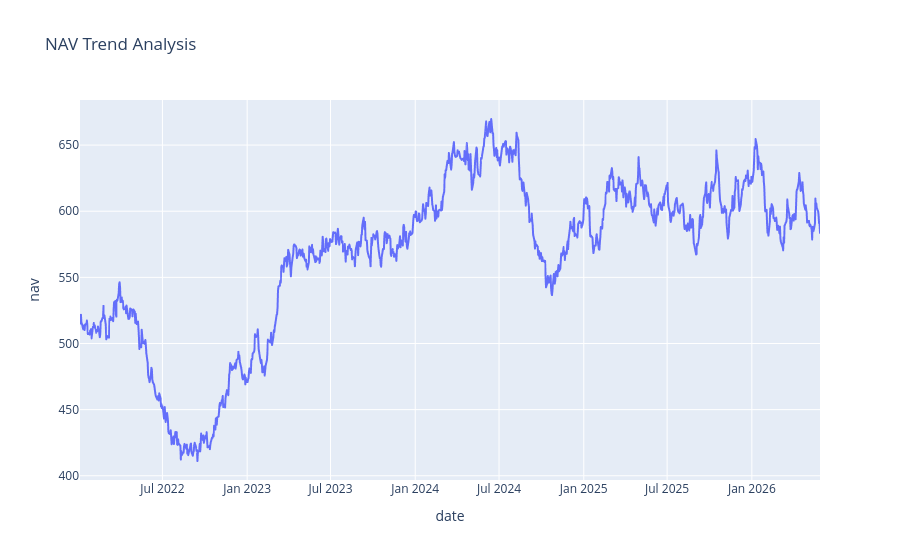

The notebook cell this image was saved under:
### Code cell
import pandas as pd
import numpy as np

import matplotlib.pyplot as plt
import seaborn as sns
import plotly.express as px

# Show plots inside notebook
%matplotlib inline

# Set chart size
plt.rcParams['figure.figsize'] = (12,6)

print("Libraries Imported Successfully")


# ============================================
# LOAD CLEANED DATASETS
# ============================================

fund_master = pd.read_csv(
    "../data/processed/clean_fund_master.csv"
)

nav_history = pd.read_csv(
    "../data/processed/clean_nav_history.csv"
)

scheme_performance = pd.read_csv(
    "../data/processed/clean_scheme_performance.csv"
)

investor_transactions = pd.read_csv(
    "../data/processed/clean_investor_transactions.csv"
)

print("Datasets Loaded Successfully")


# ============================================
# BASIC DATASET OVERVIEW
# ============================================

print("\nFund Master")
print(fund_master.head())

print("\nNAV History")
print(nav_history.head())

print("\nScheme Performance")
print(scheme_performance.head())

print("\nInvestor Transactions")
print(investor_transactions.head())


# ============================================
# DATASET INFORMATION
# ============================================

print("\nFund Master Info")
print(fund_master.info())

print("\nNAV History Info")
print(nav_history.info())

print("\nScheme Performance Info")
print(scheme_performance.info())

print("\nInvestor Transactions Info")
print(investor_transactions.info())


# ============================================
# CONVERT DATE COLUMNS
# ============================================

if 'date' in nav_history.columns:

    nav_history['date'] = pd.to_datetime(
        nav_history['date'],
        errors='coerce'
    )

if 'transaction_date' in investor_transactions.columns:

    investor_transactions['transaction_date'] = pd.to_datetime(
        investor_transactions['transaction_date'],
        errors='coerce'
    )

print("Date Conversion Completed")


# ============================================
# NAV TREND ANALYSIS
# ============================================

print("\nGenerating NAV Trend Analysis...")

if 'amfi_code' in nav_history.columns:

    sample_fund = nav_history[
        nav_history['amfi_code']
        ==
        nav_history['amfi_code'].iloc[0]
    ]

    fig = px.line(
        sample_fund,
        x='date',
        y='nav',
        title='NAV Trend Analysis'
    )

    fig.show()


# ============================================
# AUM ANALYSIS
# ============================================

print("\nGenerating AUM Analysis...")

required_columns = ['fund_house', 'aum']

if all(col in fund_master.columns for col in required_columns):

    aum_data = fund_master.groupby(
        'fund_house'
    )['aum'].sum().reset_index()

    aum_data = aum_data.sort_values(
        by='aum',
        ascending=False
    ).head(10)

    plt.figure(figsize=(12,6))

    sns.barplot(
        data=aum_data,
        x='fund_house',
        y='aum'
    )

    plt.xticks(rotation=45)

    plt.title("Top Fund Houses by AUM")

    plt.tight_layout()

    plt.savefig("../reports/aum_analysis.png")

    plt.show()


# ============================================
# SIP INFLOW ANALYSIS
# ============================================

print("\nGenerating SIP Analysis...")

required_columns = [
    'transaction_type',
    'transaction_date',
    'amount'
]

if all(col in investor_transactions.columns for col in required_columns):

    sip_data = investor_transactions[
        investor_transactions['transaction_type']
        ==
        'SIP'
    ]

    monthly_sip = sip_data.groupby(
        sip_data['transaction_date'].dt.to_period('M')
    )['amount'].sum().reset_index()

    monthly_sip['transaction_date'] = monthly_sip[
        'transaction_date'
    ].astype(str)

    fig = px.line(
        monthly_sip,
        x='transaction_date',
        y='amount',
        title='Monthly SIP Inflow'
    )

    fig.show()


# ============================================
# CATEGORY HEATMAP
# ============================================

print("\nGenerating Category Heatmap...")

required_columns = ['scheme_category', 'risk_grade', 'aum']

if all(col in fund_master.columns for col in required_columns):

    heatmap_data = pd.pivot_table(
        fund_master,
        values='aum',
        index='scheme_category',
        columns='risk_grade',
        aggfunc='mean'
    )

    plt.figure(figsize=(12,6))

    sns.heatmap(
        heatmap_data,
        annot=True,
        cmap='YlGnBu'
    )

    plt.title("Category vs Risk Grade Heatmap")

    plt.tight_layout()

    plt.savefig("../reports/category_heatmap.png")

    plt.show()


# ============================================
# INVESTOR AGE DISTRIBUTION
# ============================================

print("\nGenerating Age Distribution...")

if 'age_group' in investor_transactions.columns:

    age_counts = investor_transactions[
        'age_group'
    ].value_counts()

    plt.figure(figsize=(8,8))

    plt.pie(
        age_counts,
        labels=age_counts.index,
        autopct='%1.1f%%'
    )

    plt.title("Investor Age Distribution")

    plt.tight_layout()

    plt.savefig("../reports/age_distribution.png")

    plt.show()


# ============================================
# GEOGRAPHIC DISTRIBUTION
# ============================================

print("\nGenerating Geographic Distribution...")

required_columns = ['state', 'amount']

if all(col in investor_transactions.columns for col in required_columns):

    state_data = investor_transactions.groupby(
        'state'
    )['amount'].sum().sort_values()

    plt.figure(figsize=(10,8))

    state_data.plot(kind='barh')

    plt.title("SIP Amount by State")

    plt.xlabel("Amount")

    plt.tight_layout()

    plt.savefig("../reports/state_distribution.png")

    plt.show()


# ============================================
# PERFORMANCE CORRELATION MATRIX
# ============================================

print("\nGenerating Correlation Matrix...")

correlation_columns = [
    'returns_1yr',
    'returns_3yr',
    'returns_5yr',
    'expense_ratio',
    'sharpe_ratio'
]

available_columns = [
    col for col in correlation_columns
    if col in scheme_performance.columns
]

if len(available_columns) > 1:

    correlation_data = scheme_performance[
        available_columns
    ]

    corr = correlation_data.corr()

    plt.figure(figsize=(10,6))

    sns.heatmap(
        corr,
        annot=True,
        cmap='coolwarm'
    )

    plt.title("Performance Correlation Matrix")

    plt.tight_layout()

    plt.savefig("../reports/correlation_matrix.png")

    plt.show()


# ============================================
# SECTOR ALLOCATION DONUT CHART
# ============================================

print("\nGenerating Sector Allocation Chart...")

required_columns = ['scheme_category', 'aum']

if all(col in fund_master.columns for col in required_columns):

    sector_data = fund_master.groupby(
        'scheme_category'
    )['aum'].sum()

    plt.figure(figsize=(8,8))

    plt.pie(
        sector_data,
        labels=sector_data.index,
        autopct='%1.1f%%'
    )

    centre_circle = plt.Circle(
        (0,0),
        0.70,
        fc='white'
    )

    fig = plt.gcf()

    fig.gca().add_artist(centre_circle)

    plt.title("Sector Allocation")

    plt.tight_layout()

    plt.savefig("../reports/sector_allocation.png")

    plt.show()


# ============================================
# SUMMARY STATISTICS
# ============================================

print("\nSummary Statistics")

print("\nFund Master Statistics")
print(fund_master.describe(include='all'))

print("\nNAV History Statistics")
print(nav_history.describe(include='all'))

print("\nScheme Performance Statistics")
print(scheme_performance.describe(include='all'))

print("\nInvestor Transactions Statistics")
print(investor_transactions.describe(include='all'))


# ============================================
# EDA INSIGHTS
# ============================================

print("\nEDA Key Insights")

insights = [
    "1. Top fund houses dominate overall AUM.",
    "2. SIP inflows show monthly investment trends.",
    "3. High-risk funds show higher volatility.",
    "4. Expense ratio impacts fund performance.",
    "5. Equity categories dominate sector allocation.",
    "6. Investor demographics vary by age group.",
    "7. Geographic investment trends vary by state.",
    "8. NAV trends show long-term market growth.",
    "9. Correlation exists among performance metrics.",
    "10. Mutual fund performance varies by category."
]

for insight in insights:
    print(insight)


# ============================================
# EXPORT FINAL DATA
# ============================================

fund_master.to_csv(
    "../reports/final_fund_master_report.csv",
    index=False
)

scheme_performance.to_csv(
    "../reports/final_performance_report.csv",
    index=False
)

print("\nEDA Analysis Completed Successfully")

### Figure 1 — Plotly figure (JSON) as saved in the notebook; plotly's stock layout.template omitted (floating-point values rounded to 4 significant figures; data arrays with more than 128 entries replaced by an {"elided": "..."} marker saying what was removed)
{"data": [{"hovertemplate": "date=%{x}<br>nav=%{y}<extra></extra>", "legendgroup": "", "line": {"color": "#636efa", "dash": "solid"}, "marker": {"symbol": "circle"}, "mode": "lines", "name": "", "showlegend": false, "type": "scattergl", "x": {"elided": "1150 str values"}, "xaxis": "x", "y": {"elided": "1150 float values"}, "yaxis": "y"}], "layout": {"legend": {"tracegroupgap": 0}, "title": {"text": "NAV Trend Analysis"}, "xaxis": {"anchor": "y", "domain": [0, 1], "title": {"text": "date"}}, "yaxis": {"anchor": "x", "domain": [0, 1], "title": {"text": "nav"}}}}
